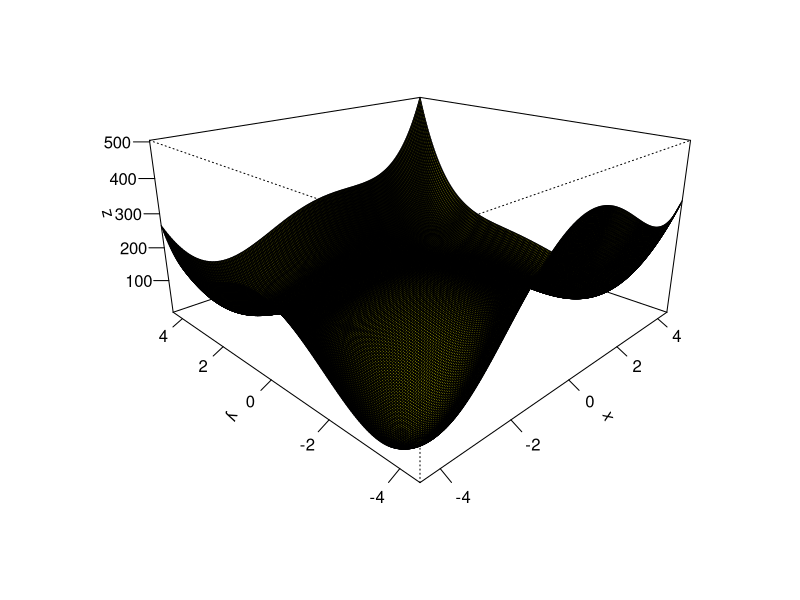
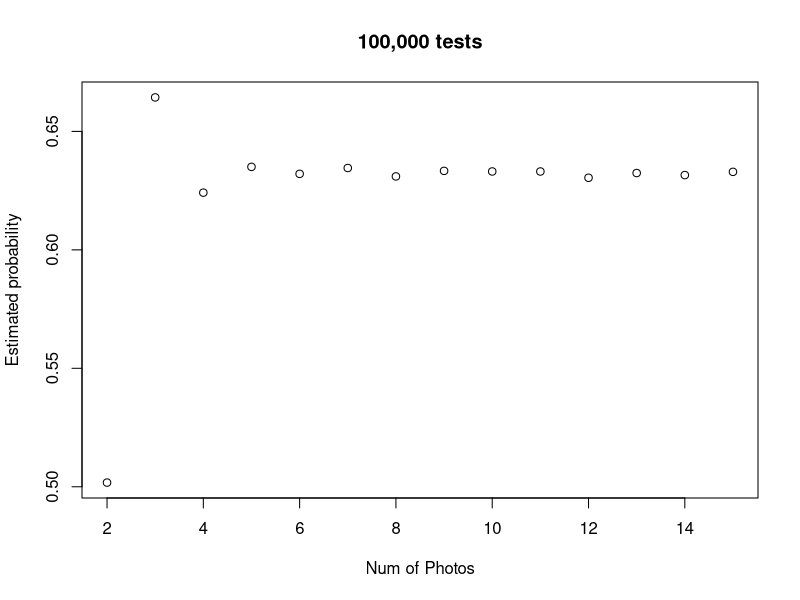

R code for these plots, in order: (Note: this script raises an error after producing the figures.)
####################Question 1############################
#Question 1
#Defining the Matrix
A<-matrix(c(3,-1,0,-1,0,-1,3,-1,3,-1,0,-1,3,1,0,-1,3,1,5,-1,0,-1,0,-1,1), nrow=5)

#Function that can be passed Matx in order to perform Cholesky Functions
choleskyFunction <- function(Matx){
  #Finds the upper triangular matrix
  L<-chol(Matx)
  #Transposes the matrix to show the lower triangular matrix
  Lt<-t(L)
  #Displays the lower hand matrix
  Lt
}
#Runs the function
choleskyFunction(A)
####################Question 2############################
#Question 2 
#Singular value Decompostion
#the creation of matrix
Q2Matrix <- matrix(c(1,1,1,1,2,0,0,0),nrow = 4)
#Displaying original matrix
Q2Matrix
#using the svd function to show the singular values
sv <-svd(Q2Matrix)
#Displaying Singular values
sv
####################Question 3############################
#Question 3
####################Question 4############################
#Question 4
####################Question 5#############################
#Question 5
#Function plot - Plot the formula below
Question5F<-function(x,y,a,b) (x^2+y-11)^2+(x+y^2-7)^2
#defining the x,y and z of the measurements
x<-seq(-4.5,4.5,length.out = 200)
y<-seq(-4.5,4.5,length.out = 200)
z<-outer(x,y,Question5F,a=1,b=100)

#plotting the graph 
persp(x,y,z,theta =-45,phi=20,expand=0.5,col="yellow",shade =1,ticktype ="detailed",xlab ="x",ylab ="y",zlab="z")

#Writing the function so x,y is a vector
Question5FV<-function(vec) (vec[1]^2+vec[2]-11)^2+(vec[1]+vec[2]^2-7)^2


###################Finding the minimums###########################
#Minimum can be found based on value being 0 or so close to 0
#Based on plot there seems to be 4 dips representing each minimum is extracted here
#From plot minimum seems to be near x=-4,y=-4.
minimum1<- optim(c(-4,-4),Question5FV)$par
minimum1

#From plot minimum seems to be near x = 4, y= -3.5
minimum2 <- optim(c(4,-3.5),Question5FV)$par
minimum2

#From plot minimum seems to be near x = -3.5, y = 3.5
minimum3 <- optim(c(-3.5, 3.5),Question5FV)$par
minimum3

#From plot minimum seems to be near x = 3.5, y = 3.5
minimum4 <- optim(c(3.5,3.5),Question5FV,hessian = TRUE)$par
minimum4

####################Finding the Maximum points#####################
maximum1 <- optim(c(0,0),control=list(fnscale=-1),Question5FV)$par
maximum1

###################finding the saddle points######################
#Lets define the partial derivatives by plugging vec[1] and vec[2] instead of x and y
fx <- function(x,y,h=0.001){
  (Question5F(x+h,y) - Question5F(x,y))/h
}
fy <- function(x,y,h=0.001){
  (Question5F(x,y+h)-Question5F(x,y))/h
}


fxb <- function(vec){
  fx(vec[1],vec[2])
}
fyb <- function(vec){
  fy(vec[1],vec[2])
}

#call sumssq the function of the vector vec made of the sum of the squares
#of the two parial derivatives
sumssq <- function(vec){
  fxb(vec)^2+fyb(vec)^2
}

#Now we can find the coordinates of the saddle points through "optim".
#We do exactly the same thing for all three points, just changing the guess of their location. 
#according to the graph. 

saddle_point1 <- optim(c(-3.5,0),sumssq)$par
saddle_point1

saddle_point2 <- optim(c(0,-3.5),sumssq)$par
saddle_point2

saddle_point3 <- optim(c(0,2),sumssq)$par
saddle_point3

#creating a list of minimum points
minimum_list <- list(minimum1,minimum2,minimum3,minimum4)
#List of minimum points
minimum_list

#this represents the only maximum point in graph
maximum1

#list of saddle points
saddle_point_list <- list(saddle_point1,saddle_point2,saddle_point3)
#Print of saddle point list
saddle_point_list

####################Question 7#################################

#number of pictures inside of simulation

#variable to keep track of matched amount
totalNumberMatched <- 0


#function of pairing actors
pairActor <- function(secNumber, trials){
  #variable to track if match has taken place
  numOfMatches <- 0
  #looping through number of trials = 100,000
  for (t in 1:trials) {
    #variables storing the number of photos present in each sequance
    numberOfActors <- seq(1:secNumber)
    numberOfBabys <- sample(1:secNumber)
    
    #for loop comparing
    for(i in 1:secNumber){
      if(numberOfActors[i] == numberOfBabys[i])
      {
        #If match takes place, log
        numOfMatches = numOfMatches + 1
      }
    }
    #checking if matches have taken place
    if(numOfMatches != 0){
      #if any number of matches has taken place, track total number of matches
      totalNumberMatched = totalNumberMatched +1
      #Number of matches set to zero so tracking can take place
      numOfMatches = 0
    }
  }
 #print out the % of successful matches over the trials
  percentageSuccess <- totalNumberMatched/trials
  return(percentageSuccess)
}

#set the number of pictures present
nPictures <- seq(2,15)
#define the number of times the results will be collected
result <- seq(1,14)

#call the function 14 times storing the results each time,  
for(n in 1:14){
  result[n] <- pairActor(nPictures[n],100000)  
}

#forming a final plot so that it can be plotted againced the correct number of photos
finalPlot <- matrix(c(seq(2,15),result), nrow = 14)

#plotting the final results on graph
plot(finalPlot,main = "100,000 tests", xlab = "Num of Photos",ylab = "Estimated probability")

#Commenting done inside of submission document. 
#Discussing the reason probability stabilizes at 5+ photos


################################## Question 8 ##################################

#loading the images
face1.bmp <- read.bmp(file.choose())
face2.bmp <- read.bmp(file.choose())
face3.bmp <- read.bmp(file.choose())

#Working out the averages of the 3 faces and plot an image of it
#defining rotate function
rotate.m <- function(m) t(m)[,nrow(m):1]

#getting the average of the 3 face matrix
averOfFaces <- (face1.bmp+face2.bmp+face3.bmp)/3

#plotting image 1
image(rotate.m(face1.bmp),col = gray((0:255)/255),axes=F)
#plotting image 2
image(rotate.m(face2.bmp),col = gray((0:255)/255),axes=F)
#plotting image 3
image(rotate.m(face3.bmp),col = gray((0:255)/255),axes=F)

#Plotting the average of the 3 images
image(rotate.m(averOfFaces),col = gray((0:255)/255),axes=F)

#Plotting images of difference of each face from the average face on one figure.
#defining the difference between the original faces vs the average face
differnce1 <- face1.bmp - averOfFaces
differnce2 <- face2.bmp - averOfFaces
differnce3 <- face3.bmp - averOfFaces

par(mfrow = c(2,2))
#plotting image 1
image(rotate.m(differnce1),col = gray((0:255)/255),axes=F)
#plotting image 2
image(rotate.m(differnce2),col = gray((0:255)/255),axes=F)
#plotting image 3
image(rotate.m(differnce3),col = gray((0:255)/255),axes=F)

#Plotting the average of the 3 images
image(rotate.m(averOfFaces),col = gray((0:255)/255),axes=F)

#Based on the covariance matrix of the differences, calculate eigenfaces
#(equal to eigenvectors) and plot images of the first 3 eigenfaces.

#Egienvectors are a special set of vectors with a linear system of equations
#i.e., a matrix equation that are sometimes also know as characteristics vectors
#proper vectors, or latent vectors. 
sv<-svd(differnce1)

#getting the eigenvector of the covariance matrix 
eigenVectorMatrix <- sv$u

#checking that it is the same dimentions and that it is a martix
dim(eigenVectorAvr)
is.matrix(eigenVectorAvr)

#plotting the eigenvectorMatrix
image(rotate.m(eigenVectorAvr),col = gray((0:55)/55),axes=F)




###########################Question 9 #########################
#final answer

generateMeanData <-function(m,n){
  
  dataSets <- array(0,dim = c(n,n,m))
  
  bdData <- apply(dataSets,3,function(x) rbinom(n,size = 10,prob = 0.01))
  
}

meanOf20 <-apply(generateMeanData(10000,20),2,function(x) c(mean(x)))
meanOf100 <-apply(generateMeanData(10000,100),2,function(x) c(mean(x)))

par(mfrow = c(1,2))


hist(meanOf20)
hist(meanOf100)

